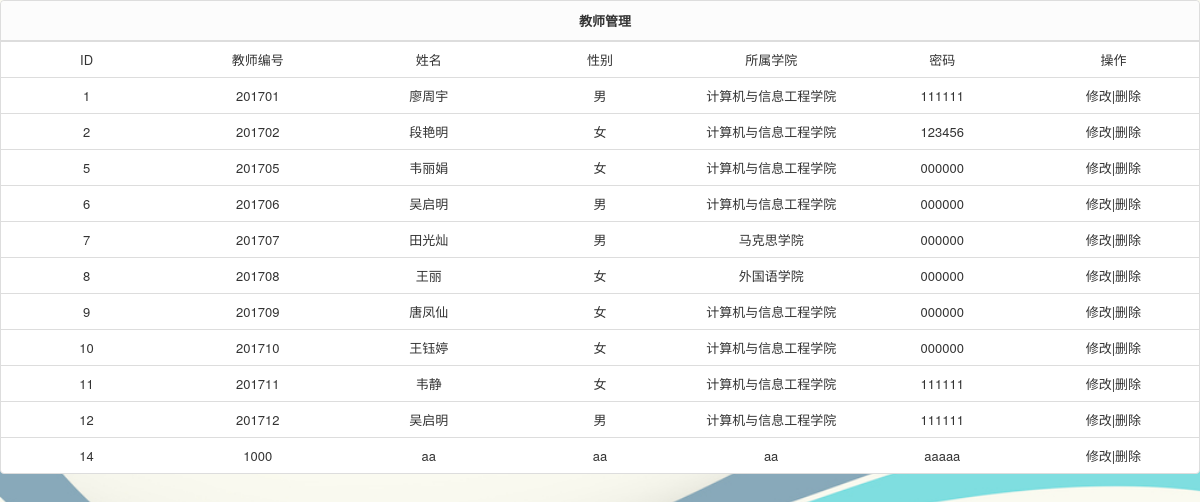
The app's page /admin_teacher_list.php with its own data.
### tables this page shows
CREATE TABLE IF NOT EXISTS `teacher` (
  `id` int(11) NOT NULL AUTO_INCREMENT,
  `tea_number` varchar(20) NOT NULL COMMENT '教师号',
  `name` varchar(20) NOT NULL COMMENT '姓名',
  `sex` varchar(10) NOT NULL COMMENT '性别',
  `department` varchar(20) NOT NULL COMMENT '院系',
  `pw` varchar(50) NOT NULL DEFAULT '000000' COMMENT '密码',
  PRIMARY KEY (`id`)
);

### admin_teacher_list.php (the view, shortened to what this page needs)
<!DOCTYPE html>
<html lang="zh-cn">
<head>
    <link rel="stylesheet" href="css/pintuer.css">
    <link rel="stylesheet" href="css/admin.css">
</head>
<body style="background:url(images/login_bg.jpg); background-repeat:no-repeat; text-align:center; background-size: 100%;">
<form method="post" >
  <div class="panel admin-panel">
    <div class="panel-head"><strong class="icon-reorder">教师管理</strong></div>
<?php
  include("conn.php");
  include("function.php");
  $sql="select * from teacher ";
  $result=$link->query($sql);
?>
    <table class="table table-hover text-center">
        <tr>
    <td width="100"><div align="center">ID</div></td>
    <td width="100"><div align="center">教师编号</div></td>
    <td width="100"><div align="center">姓名</div></td>
    <td width="100"><div align="center">性别</div></td>
    <td width="100"><div align="center">所属学院</div></td>
    <td width="100"><div align="center">密码</div></td>
    <td width="100"><div align="center">操作</div></td>
  </tr>
   <?php
  	while($row=$result->fetch_assoc()){
  ?>
  <tr>
    <td align="center"><?php echo $row['id']?></td>
    <td align="center"><?php echo $row['tea_number']?></td>
    <td align="center"><?php echo $row['name']?></td>
    <td align="center"><?php echo $row['sex']?></td>
    <td align="center"><?php echo $row['department']?></td>
    <td align="center"><?php echo $row['pw']?></td>
    <td align="center"><a href="admin_teacher_update.php?id=<?php echo $row['id']?>">修改</a>|<a href="del.php?tid=<?php echo $row['id']?>&del=teacher" onClick="return confirm('真的要删除吗？')">删除</a></td>
  </tr>
  <?php
        }
	 ?>
    </table>
  </div>
</form>
</body></html>

### css/admin.css (style rules this page uses)
body { color:#333; font-size:13px; }
.panel { background:#fff; }
.table td { vertical-align:middle; }

### records on screen
teacher: id "1", tea_number "201701", name "廖周宇", sex "男", department "计算机与信息工程学院", pw "111111"
teacher: id "2", tea_number "201702", name "段艳明", sex "女", department "计算机与信息工程学院", pw "123456"
teacher: id "5", tea_number "201705", name "韦丽娟", sex "女", department "计算机与信息工程学院", pw "000000"
teacher: id "6", tea_number "201706", name "吴启明", sex "男", department "计算机与信息工程学院", pw "000000"
teacher: id "7", tea_number "201707", name "田光灿", sex "男", department "马克思学院", pw "000000"
teacher: id "8", tea_number "201708", name "王丽", sex "女", department "外国语学院", pw "000000"
teacher: id "9", tea_number "201709", name "唐凤仙", sex "女", department "计算机与信息工程学院", pw "000000"
teacher: id "10", tea_number "201710", name "王钰婷", sex "女", department "计算机与信息工程学院", pw "000000"
teacher: id "11", tea_number "201711", name "韦静", sex "女", department "计算机与信息工程学院", pw "111111"
teacher: id "12", tea_number "201712", name "吴启明", sex "男", department "计算机与信息工程学院", pw "111111"
teacher: id "14", tea_number "1000", name "aa", sex "aa", department "aa", pw "aaaaa"
